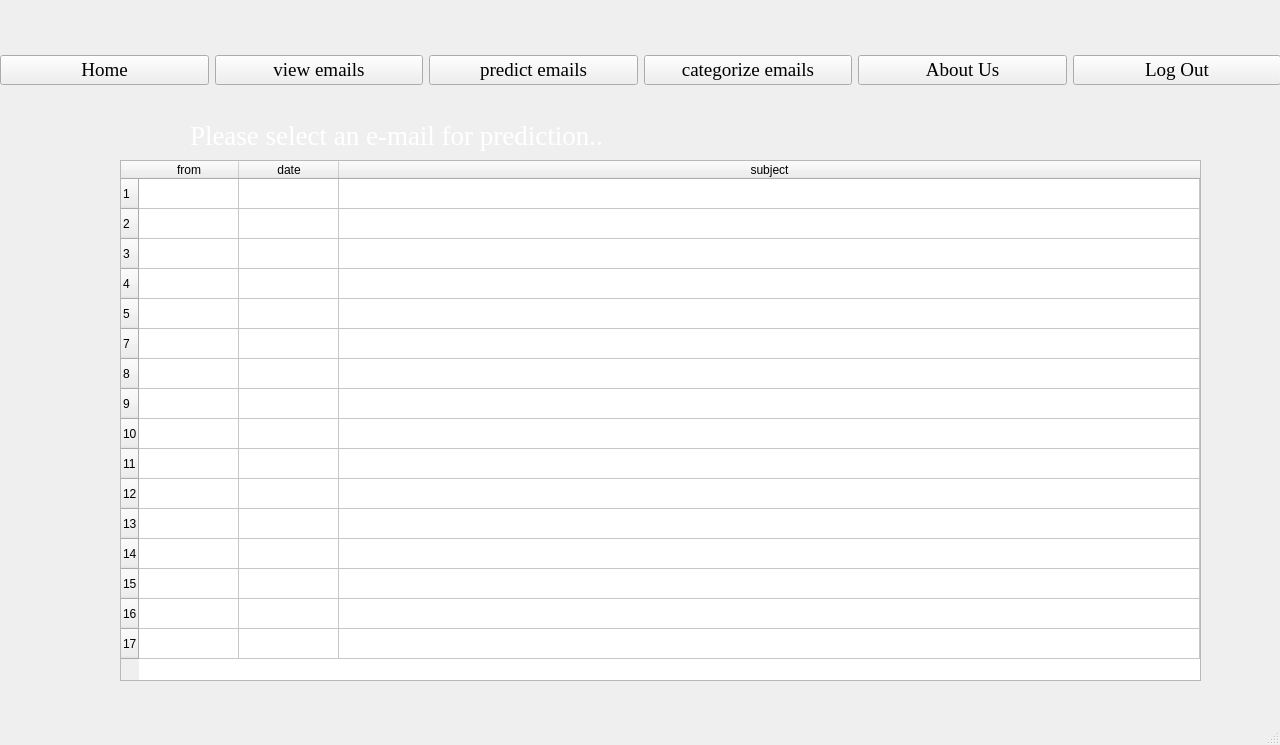
<?xml version="1.0" encoding="UTF-8"?>
<ui version="4.0">
 <class>MainWindow</class>
 <widget class="QMainWindow" name="MainWindow">
  <property name="geometry">
   <rect>
    <x>0</x>
    <y>0</y>
    <width>1280</width>
    <height>745</height>
   </rect>
  </property>
  <property name="minimumSize">
   <size>
    <width>1280</width>
    <height>720</height>
   </size>
  </property>
  <property name="windowTitle">
   <string>skeleton</string>
  </property>
  <widget class="QWidget" name="centralwidget">
   <widget class="QLabel" name="label">
    <property name="geometry">
     <rect>
      <x>0</x>
      <y>0</y>
      <width>1280</width>
      <height>720</height>
     </rect>
    </property>
    <property name="text">
     <string/>
    </property>
    <property name="pixmap">
     <pixmap>../images/4CAzZog.jpg</pixmap>
    </property>
   </widget>
   <widget class="QWidget" name="horizontalLayoutWidget">
    <property name="geometry">
     <rect>
      <x>0</x>
      <y>0</y>
      <width>1281</width>
      <height>141</height>
     </rect>
    </property>
    <layout class="QHBoxLayout" name="horizontalLayout_2">
     <item>
      <widget class="QPushButton" name="home">
       <property name="font">
        <font>
         <family>Times New Roman</family>
         <pointsize>14</pointsize>
         <weight>50</weight>
         <bold>false</bold>
        </font>
       </property>
       <property name="text">
        <string>Home</string>
       </property>
      </widget>
     </item>
     <item>
      <widget class="QPushButton" name="t1">
       <property name="font">
        <font>
         <family>Times New Roman</family>
         <pointsize>14</pointsize>
         <weight>50</weight>
         <bold>false</bold>
        </font>
       </property>
       <property name="text">
        <string>view emails</string>
       </property>
      </widget>
     </item>
     <item>
      <widget class="QPushButton" name="t2">
       <property name="font">
        <font>
         <family>Times New Roman</family>
         <pointsize>14</pointsize>
         <weight>50</weight>
         <bold>false</bold>
        </font>
       </property>
       <property name="text">
        <string>predict emails</string>
       </property>
      </widget>
     </item>
     <item>
      <widget class="QPushButton" name="t3">
       <property name="font">
        <font>
         <family>Times New Roman</family>
         <pointsize>14</pointsize>
         <weight>50</weight>
         <bold>false</bold>
        </font>
       </property>
       <property name="text">
        <string>categorize emails</string>
       </property>
      </widget>
     </item>
     <item>
      <widget class="QPushButton" name="aboutus">
       <property name="font">
        <font>
         <family>Times New Roman</family>
         <pointsize>14</pointsize>
         <weight>50</weight>
         <bold>false</bold>
        </font>
       </property>
       <property name="text">
        <string>About Us</string>
       </property>
      </widget>
     </item>
     <item>
      <widget class="QPushButton" name="logout">
       <property name="font">
        <font>
         <family>Times New Roman</family>
         <pointsize>14</pointsize>
         <weight>50</weight>
         <bold>false</bold>
        </font>
       </property>
       <property name="text">
        <string>Log Out</string>
       </property>
      </widget>
     </item>
    </layout>
   </widget>
   <widget class="QTableWidget" name="tableWidget">
    <property name="geometry">
     <rect>
      <x>120</x>
      <y>160</y>
      <width>1081</width>
      <height>521</height>
     </rect>
    </property>
    <attribute name="horizontalHeaderShowSortIndicator" stdset="0">
     <bool>true</bool>
    </attribute>
    <attribute name="horizontalHeaderStretchLastSection">
     <bool>true</bool>
    </attribute>
    <attribute name="verticalHeaderVisible">
     <bool>true</bool>
    </attribute>
    <row>
     <property name="text">
      <string>1</string>
     </property>
    </row>
    <row>
     <property name="text">
      <string>2</string>
     </property>
    </row>
    <row>
     <property name="text">
      <string>3</string>
     </property>
    </row>
    <row>
     <property name="text">
      <string>4</string>
     </property>
    </row>
    <row>
     <property name="text">
      <string>5</string>
     </property>
    </row>
    <row>
     <property name="text">
      <string>7</string>
     </property>
    </row>
    <row>
     <property name="text">
      <string>8</string>
     </property>
    </row>
    <row>
     <property name="text">
      <string>9</string>
     </property>
    </row>
    <row>
     <property name="text">
      <string>10</string>
     </property>
    </row>
    <row>
     <property name="text">
      <string>11</string>
     </property>
    </row>
    <row>
     <property name="text">
      <string>12</string>
     </property>
    </row>
    <row>
     <property name="text">
      <string>13</string>
     </property>
    </row>
    <row>
     <property name="text">
      <string>14</string>
     </property>
    </row>
    <row>
     <property name="text">
      <string>15</string>
     </property>
    </row>
    <row>
     <property name="text">
      <string>16</string>
     </property>
    </row>
    <row>
     <property name="text">
      <string>17</string>
     </property>
    </row>
    <column>
     <property name="text">
      <string>from</string>
     </property>
    </column>
    <column>
     <property name="text">
      <string>date</string>
     </property>
    </column>
    <column>
     <property name="text">
      <string>subject</string>
     </property>
    </column>
    <item row="0" column="0">
     <property name="text">
      <string/>
     </property>
    </item>
   </widget>
   <widget class="QLabel" name="label_2">
    <property name="geometry">
     <rect>
      <x>190</x>
      <y>120</y>
      <width>971</width>
      <height>31</height>
     </rect>
    </property>
    <property name="palette">
     <palette>
      <active>
       <colorrole role="WindowText">
        <brush brushstyle="SolidPattern">
         <color alpha="255">
          <red>255</red>
          <green>255</green>
          <blue>255</blue>
         </color>
        </brush>
       </colorrole>
       <colorrole role="Text">
        <brush brushstyle="SolidPattern">
         <color alpha="255">
          <red>0</red>
          <green>0</green>
          <blue>0</blue>
         </color>
        </brush>
       </colorrole>
      </active>
      <inactive>
       <colorrole role="WindowText">
        <brush brushstyle="SolidPattern">
         <color alpha="255">
          <red>255</red>
          <green>255</green>
          <blue>255</blue>
         </color>
        </brush>
       </colorrole>
       <colorrole role="Text">
        <brush brushstyle="SolidPattern">
         <color alpha="255">
          <red>0</red>
          <green>0</green>
          <blue>0</blue>
         </color>
        </brush>
       </colorrole>
      </inactive>
      <disabled>
       <colorrole role="WindowText">
        <brush brushstyle="SolidPattern">
         <color alpha="255">
          <red>120</red>
          <green>120</green>
          <blue>120</blue>
         </color>
        </brush>
       </colorrole>
       <colorrole role="Text">
        <brush brushstyle="SolidPattern">
         <color alpha="255">
          <red>120</red>
          <green>120</green>
          <blue>120</blue>
         </color>
        </brush>
       </colorrole>
      </disabled>
     </palette>
    </property>
    <property name="font">
     <font>
      <family>Times New Roman</family>
      <pointsize>20</pointsize>
     </font>
    </property>
    <property name="text">
     <string>Please select an e-mail for prediction..</string>
    </property>
   </widget>
  </widget>
  <widget class="QMenuBar" name="menubar">
   <property name="geometry">
    <rect>
     <x>0</x>
     <y>0</y>
     <width>1280</width>
     <height>21</height>
    </rect>
   </property>
  </widget>
  <widget class="QStatusBar" name="statusbar"/>
 </widget>
 <resources/>
 <connections/>
</ui>
